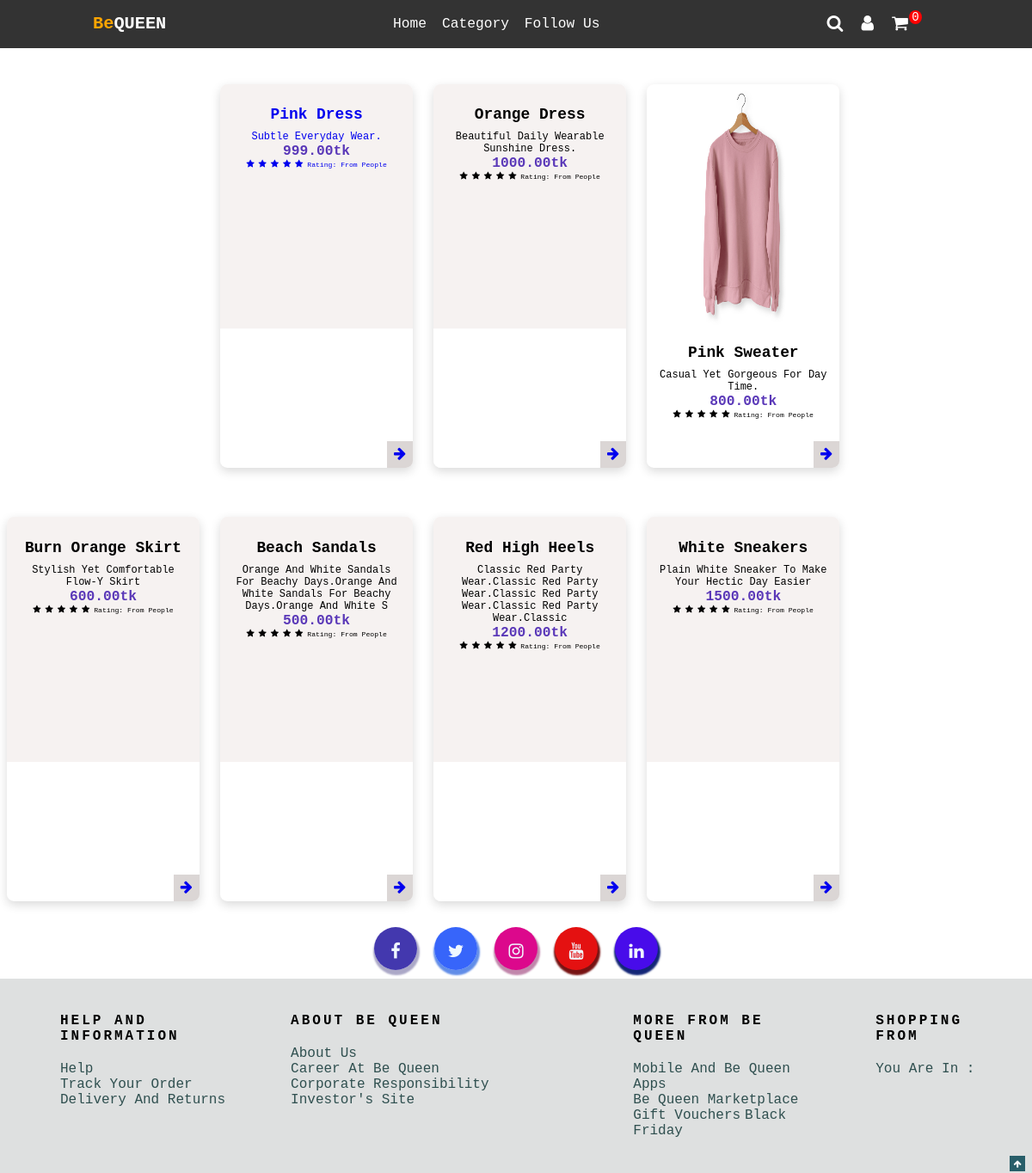
Screenshot of /fashion with the database file from the repository.
### main/models.py (models this page shows, shortened)
class Home(models.Model):
    image = models.ImageField(null=True, blank=False)
    title = models.CharField(max_length=100, null=True)
    sub_title = models.CharField(max_length=100, null=True)
    digital = models.BooleanField(default=False, null=True, blank=False)
    price = models.DecimalField(null=True, max_digits=7, decimal_places=2)

### main/views.py (the view)
# urls.py: path("fashion", views.fashion, name="fashion"),
def fashion(request):
    product = Home.objects.all()
    data = cartData(request)
    cartItems = data['cartItems']
    order = data['order']
    items = data['items']
    context={'product': product,'cartItems':cartItems,'order':order,'items':items}
    return render(request, 'fashion.html',context)

### main/utils.py (called while the page is built, shortened)
def cookieCart(request):
    try:
        cart = json.loads(request.COOKIES['cart'])
    except:
        cart = {}
    print('cart:', cart)
    items = []
    order = {'get_cart_total':0, 'get_cart_items':0, 'shipping':False}
    cartItems = order['get_cart_items']
    return{'cartItems':cartItems, 'order':order, 'items':items}

def cartData(request):
    if request.user.is_authenticated:
        customer = request.user.customer
        order, created = Order.objects.get_or_create(customer=customer, complete=False)
        items = order.orderitem_set.all()
        cartItems = order.get_cart_items
    else:
        cookieData = cookieCart(request)
        cartItems = cookieData['cartItems']
        order = cookieData['order']
        items = cookieData['items']
    return {'cartItems':cartItems, 'order':order, 'items':items}

### templates/fashion.html (shortened to what this page needs)
{% include 'navbar.html' %}
{% include 'index.html' %}
{% load static %}
{% block content %}
<section style="padding: 12rem 0 2.5rem;">
<div class="cloth_container container grid">
    {% for object in product %}
    <div class="cloth_card">
        <div class="cloth_header">
            <img src="{{object.image.url}}" alt="" class="cloth_img">
            <div class="cloth_data">
                <h3 class="cloth_title">{{object.title}}</h3><br>
                <span class="cloth_subtitle">{{object.sub_title}}</span><br>
                <span class="cloth_price">{{object.price|floatformat:2}}tk</span><br>
                <div class="wrap">
                    <i class="fa fa-star {% if review_avg.avg  > 1 %}--o checked {% endif %}"></i>
                    <i class="fa fa-star {% if review_avg.avg  > 2 %}--o checked {% endif %}"></i>
                    <i class="fa fa-star {% if review_avg.avg  > 3 %}--o checked {% endif %}"></i>
                    <i class="fa fa-star {% if review_avg.avg  > 4 %}--o checked {% endif %}"></i>
                    <i class="fa fa-star {% if review_avg.avg  > 5 %}--o checked {% endif %}"></i>
                    <span class="cloth_rating-number">Rating:{{review_avg}} from {{review_count}} People</span>
                </div>
            </div>
        </div>
        <a class="button button--flex cloth_button" href="{% url 'store' object.id %}">
            <i class="fa fa-arrow-right"></i>
        </a>
    </div>
    {% endfor %}
</div>
</section>
{% include 'footer.html' %}
{% endblock %}

### static/css/home.css (style rules this page uses)
:root { --orange: #ffa500; --hue-color: 190; --mb-0-25: .25rem; --mb-1-25: 1.25rem; --mb-1: 1rem; --img-hidden: hidden; --img-scale: scale(1.1); --small-font-size: .813rem; --img-transition: .3s; --h3-font-size: 2.25rem; --first-color: hsl(190, 64%, 22%); --first-color-alt: hsl(190, 64%, 15%); --z-tooltip: 10; }
* { font-family: monospace; margin: 0; padding: 0; box-sizing: border-box; text-transform: capitalize; outline: none; border: none; text-decoration: none; transition: all .2s linear; }
html { font-size: 62.5%; scroll-padding-top:6rem ; scroll-behavior: smooth; }
section { padding: 4.5rem 0 2.5rem; }
.container { max-width: 968px; margin-left: var(--mb-1); margin-right: var(--mb-1); }
.grid { display: grid; gap: 7rem 3rem; }
img { max-width: 100%; height: auto; }
.cloth_card, .cloth_img { height: 230px; }
.cloth_container { grid-template-columns: repeat(auto-fit, minmax(25rem,1fr)); }
.cloth_card { position: relative; overflow: var(--img-hidden); box-shadow: 0 0.5rem 1.5rem rgba(0, 0, 0, 0.15); height: 55rem; background-color: #fff; border-radius: 1rem; text-align: center; transition: all 300ms ease-in-out; }
.cloth_header { position: relative; background-color: #f6f2f1; height: 35rem; transition: all 300ms ease-in-out; z-index: 0; }
.cloth_header img { height: 100%; }
.cloth_data { padding: 2rem 1.6rem 1.6rem 1.6rem; }
.cloth_data .cloth_title, .cloth_subtitle { font-size: 2.2rem; }
.cloth_data .cloth_subtitle { font-size: small; font-weight: 1px; font-weight: inherit; }
.cloth_data .cloth_price { color: #5a38b8; font-size: 2rem; font-weight: bold; }
.cloth_button { position: absolute; right: 0; bottom: 0; padding: .75rem 1rem; background: #dbd6d5; font-size: 2rem; }

### rows the page displays
Home: title "Pink Dress", sub_title "Subtle Everyday Wear.", price "999.00"
Home: title "Orange Dress", sub_title "Beautiful Daily Wearable Sunshine Dress.", price "1000.00"
Home: image (picture), title "Pink Sweater", sub_title "Casual Yet Gorgeous For Day Time.", price "800.00"
Home: title "Burn Orange Skirt", sub_title "Stylish Yet Comfortable Flow-Y Skirt", price "600.00"
Home: title "Beach Sandals", sub_title "Orange And White Sandals For Beachy Days.Orange And White Sandals For Beachy Days.Orange And White S", price "500.00"
Home: title "Red High Heels", sub_title "Classic Red Party Wear.Classic Red Party Wear.Classic Red Party Wear.Classic Red Party Wear.Classic", price "1200.00"
Home: title "White Sneakers", sub_title "Plain White Sneaker To Make Your Hectic Day Easier", price "1500.00"

### other values shown
{{ cartItems }} "0"
